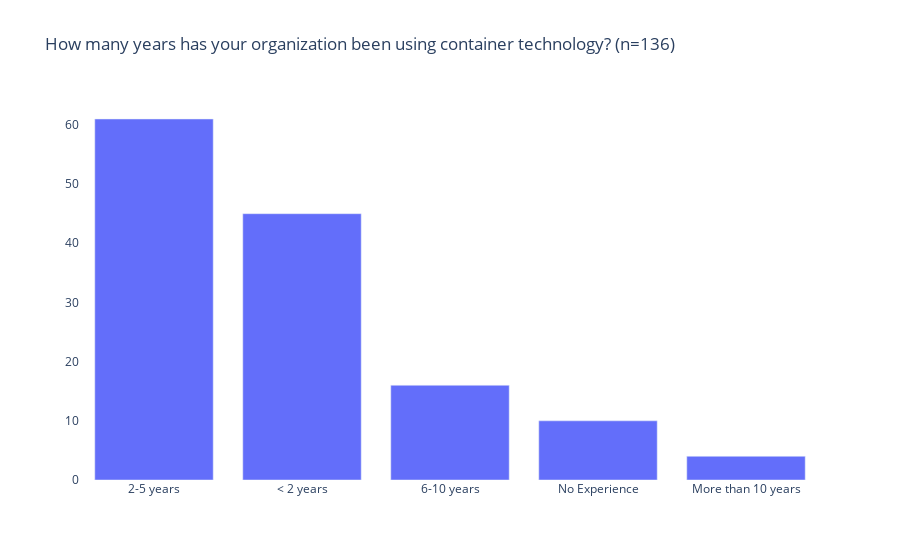

Notebook source saved alongside this figure:
### Code cell
#
# Question 5 - How many years has your organization been using container technology?


double_bar_chart("How many years has your organization been using container technology?", 
                 "Work", work_df['Q5'].value_counts()[lambda x: x > 0], 
                 "Home", home_df['Q5'].value_counts()[lambda x: x > 0])
#

### Figure 1 — Plotly figure (JSON) as saved in the notebook; plotly's stock layout.template omitted (floating-point values rounded to 4 significant figures)
{"data": [{"name": "Work", "type": "bar", "x": ["2-5 years", "&lt; 2 years", "6-10 years", "No Experience", "More than 10 years"], "y": [61, 45, 16, 10, 4]}, {"name": "Home", "type": "bar", "x": [], "y": []}], "layout": {"autosize": true, "barmode": "stack", "plot_bgcolor": "#FFFFFF", "title": {"text": "How many years has your organization been using container technology? (n=136)"}, "xaxis": {"autorange": true, "categoryorder": "total descending", "range": [-0.5, 4.5], "type": "category"}, "yaxis": {"autorange": true, "range": [0, 64.21], "type": "linear"}}}
